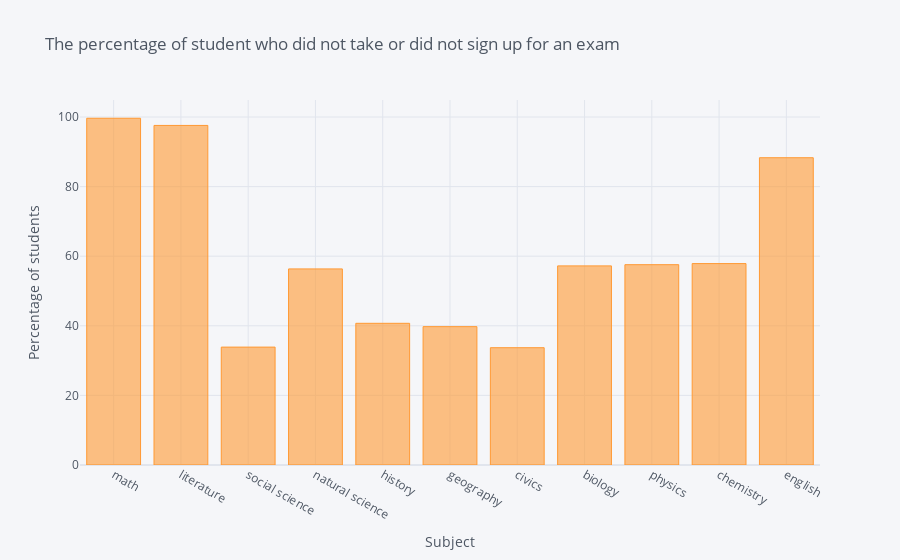

The cell this chart's notebook holds for it:
### Code cell
absence_percentage.iplot(kind='bar',
              title='The percentage of student who did not take or did not sign up for an exam',
              xTitle='Subject', yTitle='Percentage of students')

### Figure 1 — Plotly figure (JSON) as saved in the notebook; plotly's stock layout.template omitted (floating-point values rounded to 4 significant figures)
{"data": [{"marker": {"color": "rgba(255, 153, 51, 0.6)", "line": {"color": "rgba(255, 153, 51, 1.0)", "width": 1}}, "name": "0", "orientation": "v", "text": "", "type": "bar", "x": ["math", "literature", "social science", "natural science", "history", "geography", "civics", "biology", "physics", "chemistry", "english"], "y": [99.64, 97.58, 33.88, 56.35, 40.72, 39.76, 33.7, 57.22, 57.56, 57.88, 88.3]}], "layout": {"legend": {"bgcolor": "#F5F6F9", "font": {"color": "#4D5663"}}, "paper_bgcolor": "#F5F6F9", "plot_bgcolor": "#F5F6F9", "title": {"font": {"color": "#4D5663"}, "text": "The percentage of student who did not take or did not sign up for an exam"}, "xaxis": {"gridcolor": "#E1E5ED", "showgrid": true, "tickfont": {"color": "#4D5663"}, "title": {"font": {"color": "#4D5663"}, "text": "Subject"}, "zerolinecolor": "#E1E5ED"}, "yaxis": {"gridcolor": "#E1E5ED", "showgrid": true, "tickfont": {"color": "#4D5663"}, "title": {"font": {"color": "#4D5663"}, "text": "Percentage of students"}, "zerolinecolor": "#E1E5ED"}}}
